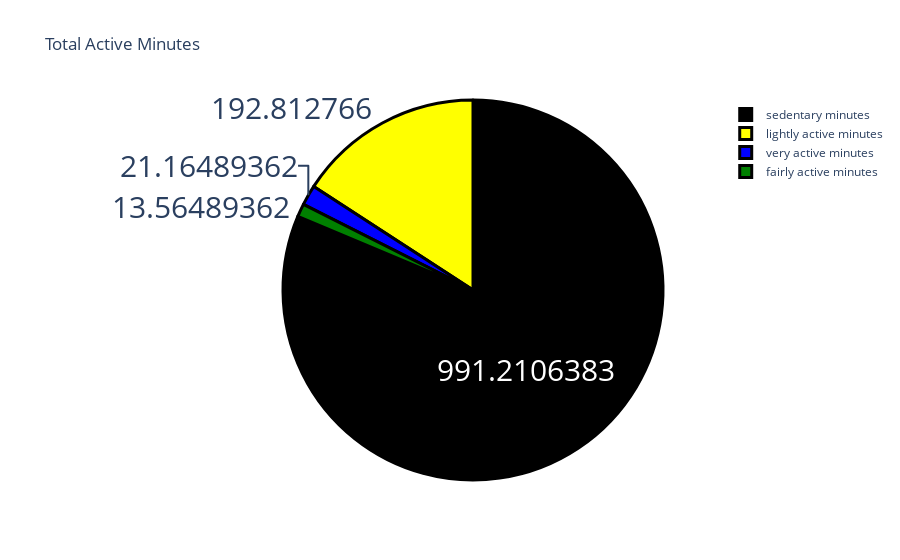

The notebook cell this image was saved under:
### Code cell
label = ['very active minutes', 'fairly active minutes', 
         'lightly active minutes', 'sedentary minutes']
counts = data[['VeryActiveMinutes', 'FairlyActiveMinutes', 
               'LightlyActiveMinutes', 'SedentaryMinutes']].mean()
colors = ['blue', 'green', 'yellow', 'black']
fig = go.Figure(data=[go.Pie(labels = label, values=counts)])
fig.update_layout(title_text='Total Active Minutes')
fig.update_traces(hoverinfo='label + percent', textinfo= 'value', textfont_size=30,
                 marker=dict(colors=colors, line=dict(color='black', width=3)))
fig.show()

### Figure 1 — Plotly figure (JSON) as saved in the notebook; plotly's stock layout.template omitted (floating-point values rounded to 4 significant figures)
{"data": [{"hoverinfo": "label+percent", "labels": ["very active minutes", "fairly active minutes", "lightly active minutes", "sedentary minutes"], "marker": {"colors": ["blue", "green", "yellow", "black"], "line": {"color": "black", "width": 3}}, "textfont": {"size": 30}, "textinfo": "value", "type": "pie", "values": [21.16, 13.56, 192.8, 991.2]}], "layout": {"title": {"text": "Total Active Minutes"}}}
